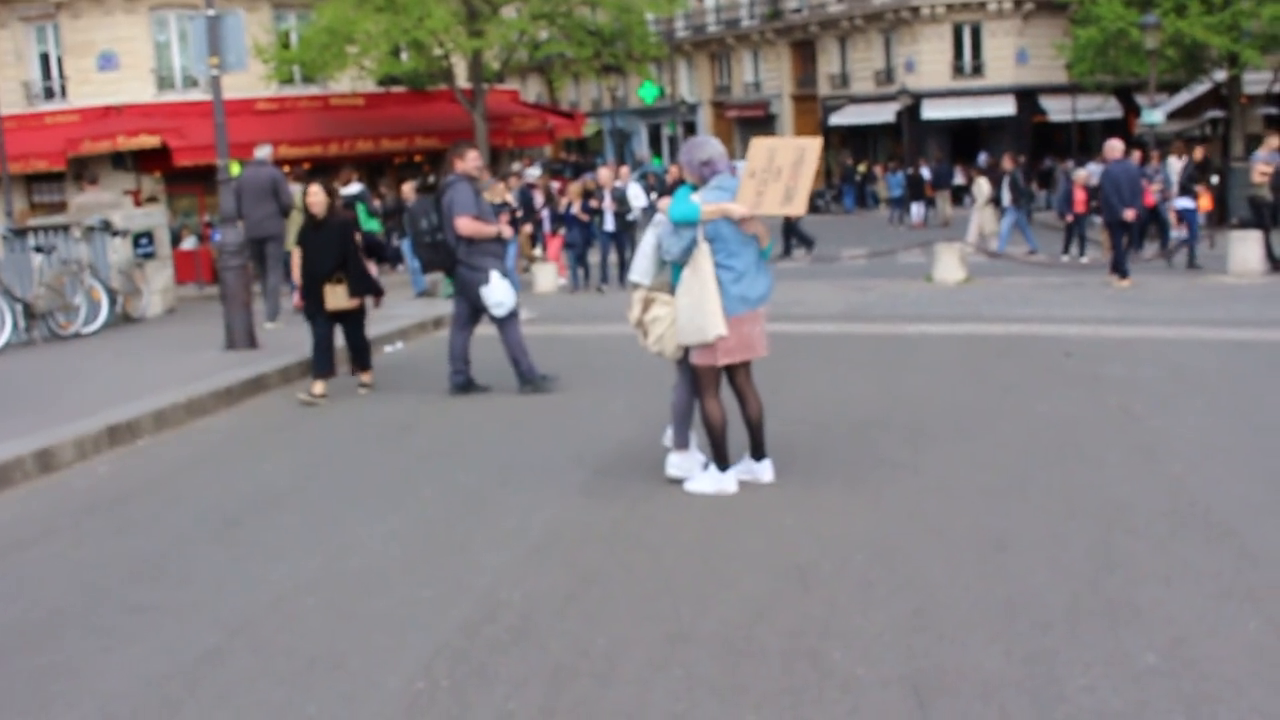
#> input picture frame 20 of openpose-master/examples/media/video.avi, 1280 x 720 px, given in place of scene2.avi, which was not available
$ python 7-3.py
#> lines starting #> are read from the running program, lines starting #| are printed output that depends on the picture; after the words box and inside, x2 and y2 are one past the last pixel; in counts of white or black regions, pixels touching at a corner belong together; pictures that were not available may be replaced by others from this repository, and a replacement may not be noted
import numpy as np
import cv2

cap = cv2.VideoCapture(cv2.samples.findFile("video/scene2.avi"))
ret, frame1 = cap.read()
#> frame1 is the input picture: shape (720, 1280, 3); mean B, G, R 126.8, 125.8, 132.5
prvs = cv2.cvtColor(frame1,cv2.COLOR_BGR2GRAY)
hsv = np.zeros_like(frame1)
hsv[...,1] = 255

while(1):
    ret, frame2 = cap.read()
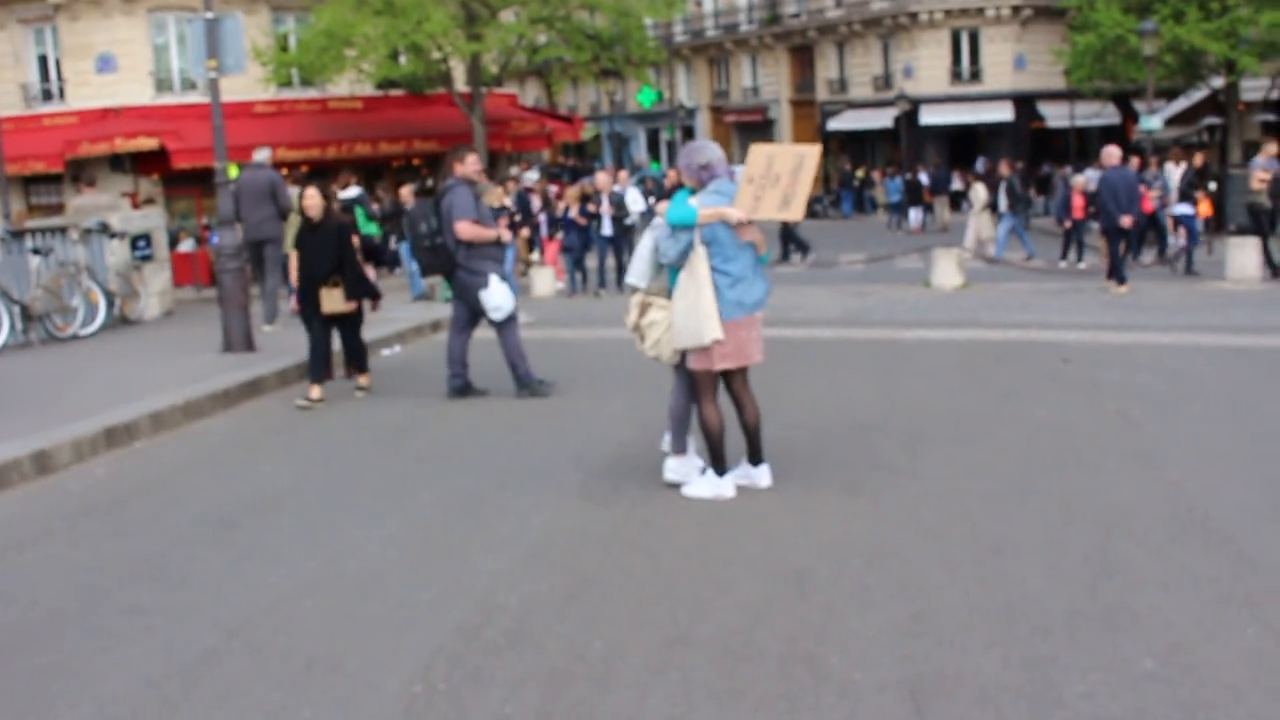
#> input picture frame 21 of openpose-master/examples/media/video.avi, 1280 x 720 px, given in place of scene2.avi, which was not available
#> frame2 is the input picture: shape (720, 1280, 3); mean B, G, R 126.1, 125.5, 132.1
    next = cv2.cvtColor(frame2,cv2.COLOR_BGR2GRAY)
    flow = cv2.calcOpticalFlowFarneback(prvs,next, None, 0.5, 3, 15, 3, 5, 1.2, 0)
    mag, ang = cv2.cartToPolar(flow[...,0], flow[...,1])

    img2 = frame2.copy()
    step = 20
    for r in range(0,img2.shape[0], step):
        for c in range(0,img2.shape[1], step):
            offset_x = np.cos(ang[r,c]) * mag[r,c] * 2
            offset_y = np.sin(ang[r,c]) * mag[r,c] * 2
            cv2.line(img2, (c,r), (c-int(offset_x), r-int(offset_y)), (0, 255, 255), 2)
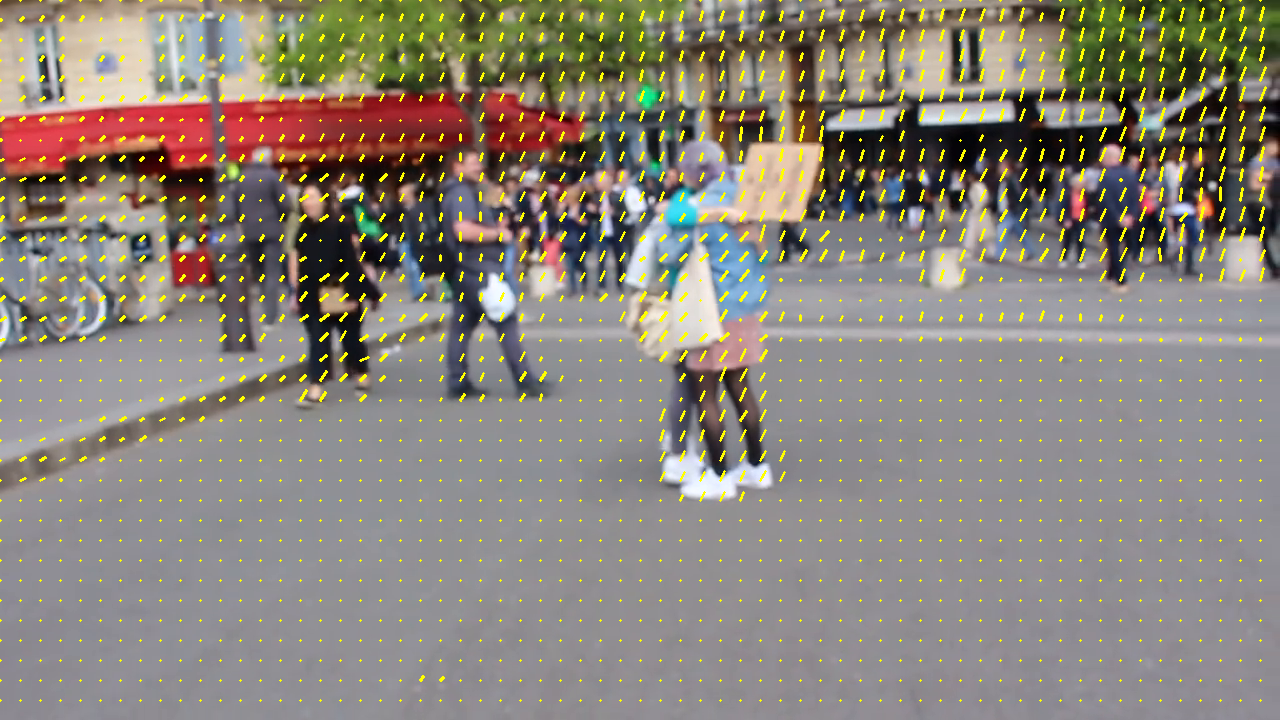
#> img2: shape (720, 1280, 3); 4.04% of pixels changed, all inside (x1, y1, x2, y2) = (0, 0, 1267, 702)

    hsv[...,0] = ang*180/np.pi/2
    hsv[...,2] = cv2.normalize(mag,None,0,255,cv2.NORM_MINMAX)
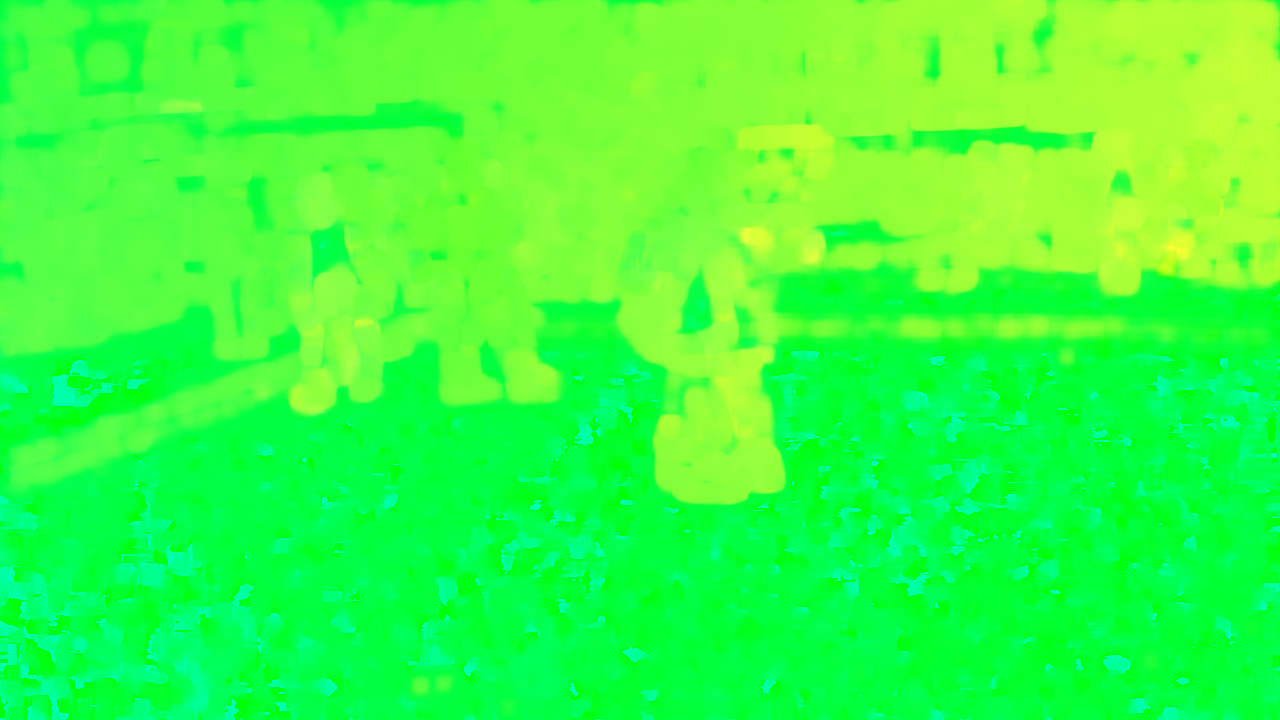
#> hsv: shape (720, 1280, 3); mean of channels 0, 1, 2 62.4, 255, 57.3; drawn as B, G, R
    bgr = cv2.cvtColor(hsv,cv2.COLOR_HSV2BGR)
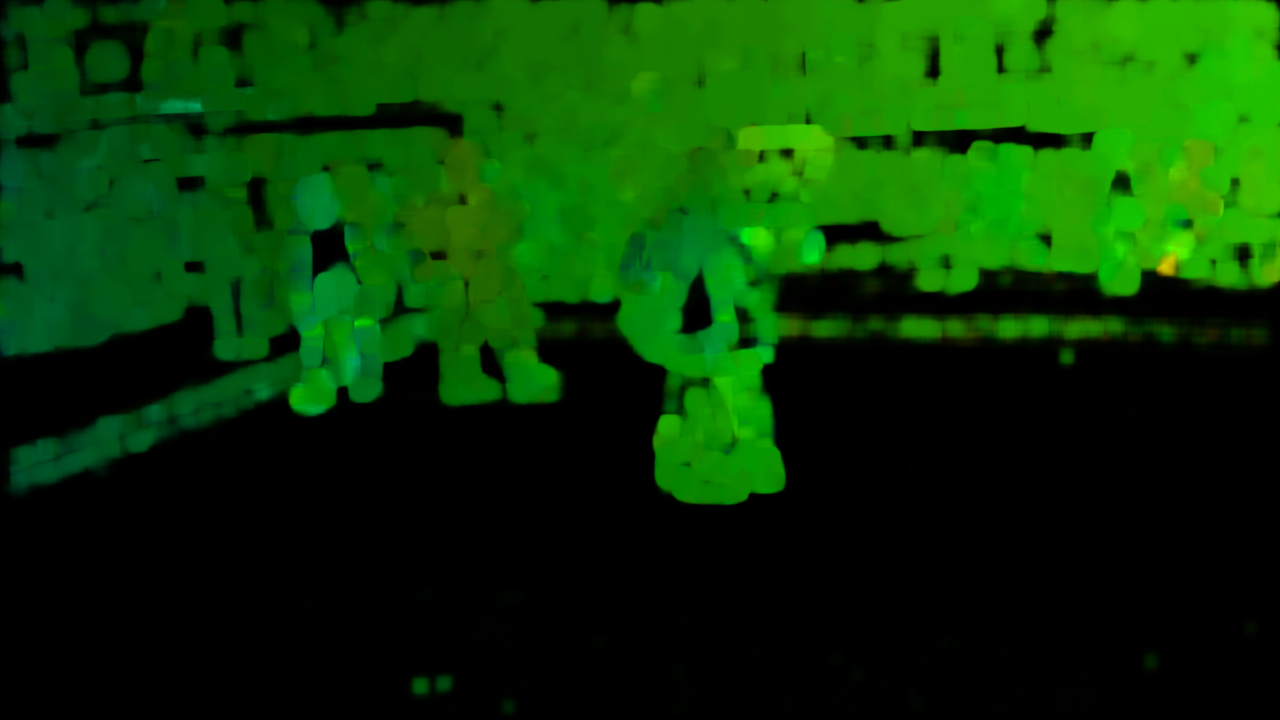
#> bgr: shape (720, 1280, 3); mean B, G, R 2.8, 57.3, 7.4

    cv2.imshow('optical_flow', np.concatenate((img2, bgr), axis=1))
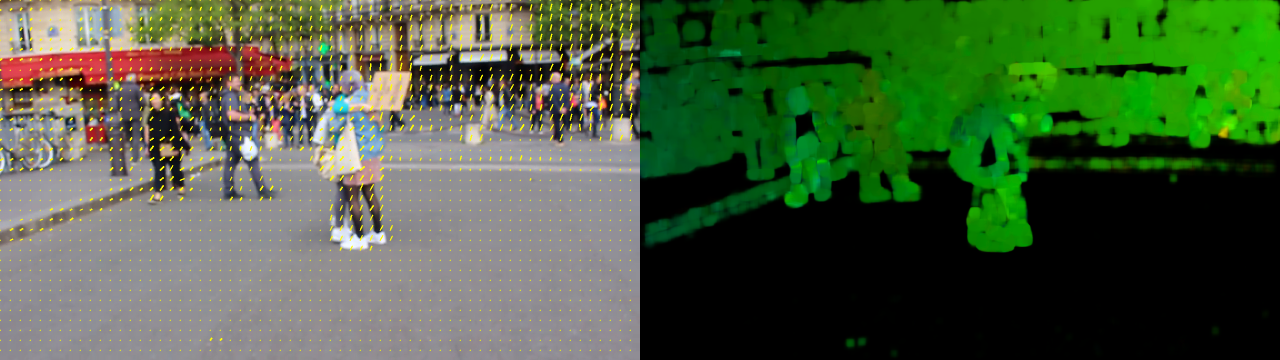
#> window 'optical_flow': shape (720, 2560, 3) (shown at 1/2 size); mean B, G, R 62.3, 94.3, 72.5

    if cv2.waitKey(30) == 27:
#> (key Esc is pressed here)
        break

    prvs = next

$ run again, starting later in the video
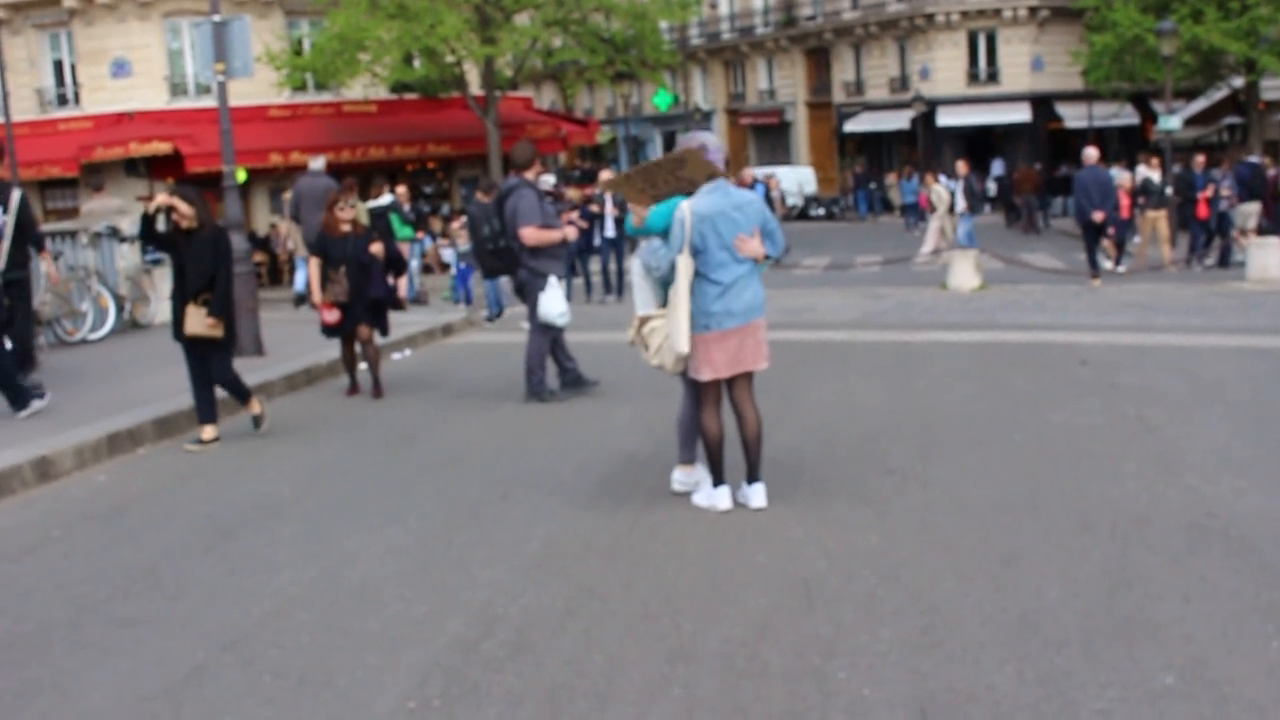
#> input picture frame 92 of openpose-master/examples/media/video.avi, 1280 x 720 px, given in place of scene2.avi, which was not available
#> frame1 is the input picture: shape (720, 1280, 3); mean B, G, R 118.3, 117.4, 123.5
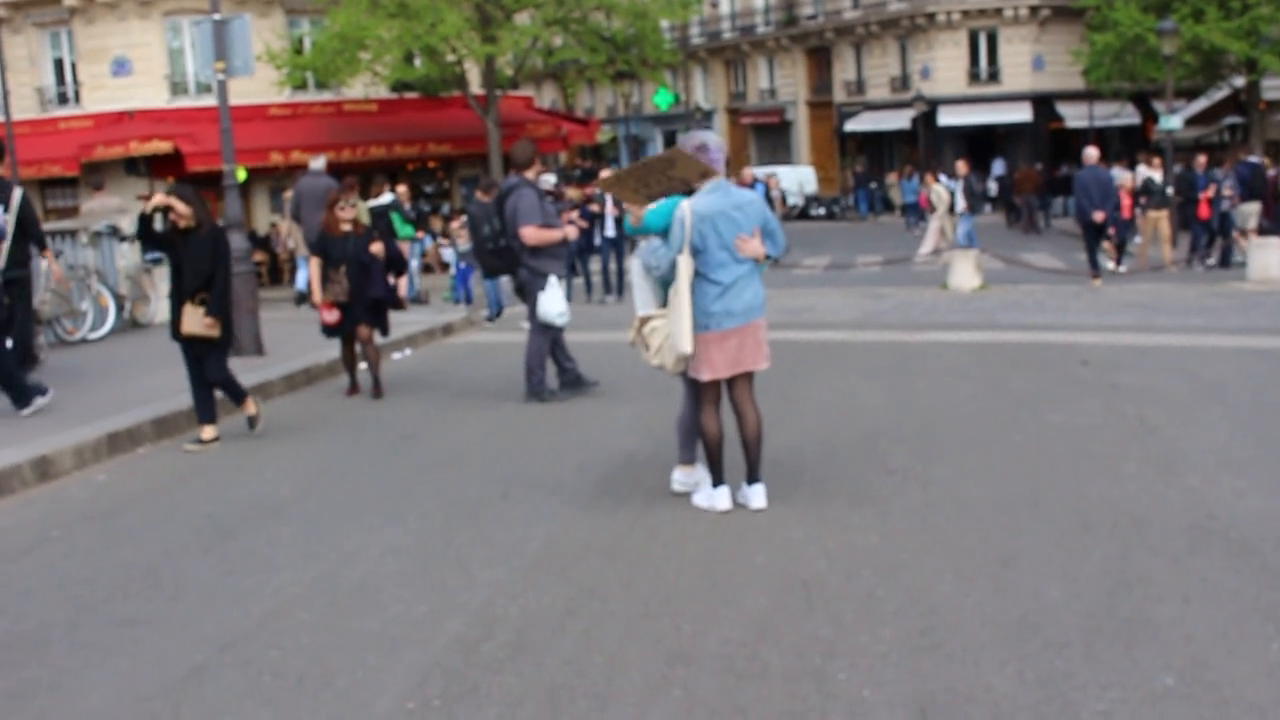
#> input picture frame 93 of openpose-master/examples/media/video.avi, 1280 x 720 px, given in place of scene2.avi, which was not available
#> frame2 is the input picture: shape (720, 1280, 3); mean B, G, R 118.2, 117.4, 123.3
#> `cv2.imshow('optical_flow', np.concatenate((img2, bgr), axis=1))`:
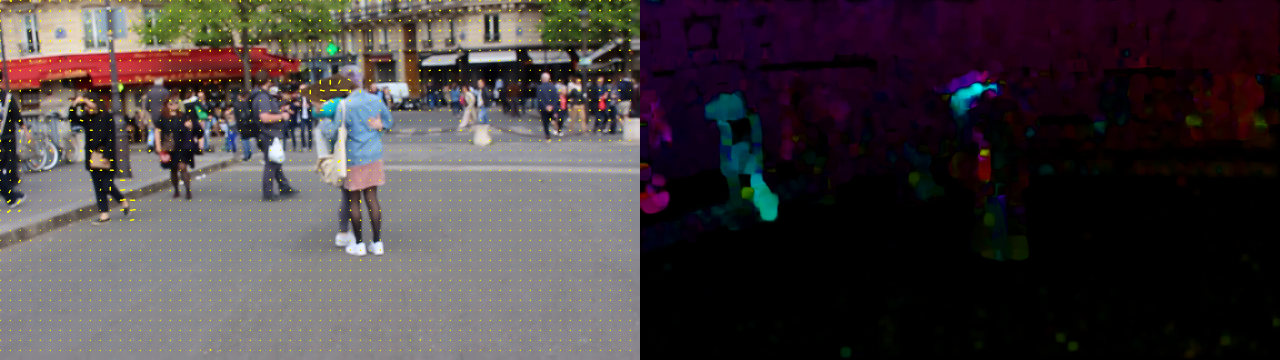
#> window 'optical_flow': shape (720, 2560, 3) (shown at 1/2 size); mean B, G, R 63.6, 61.3, 68.6

$ run again, starting later in the video
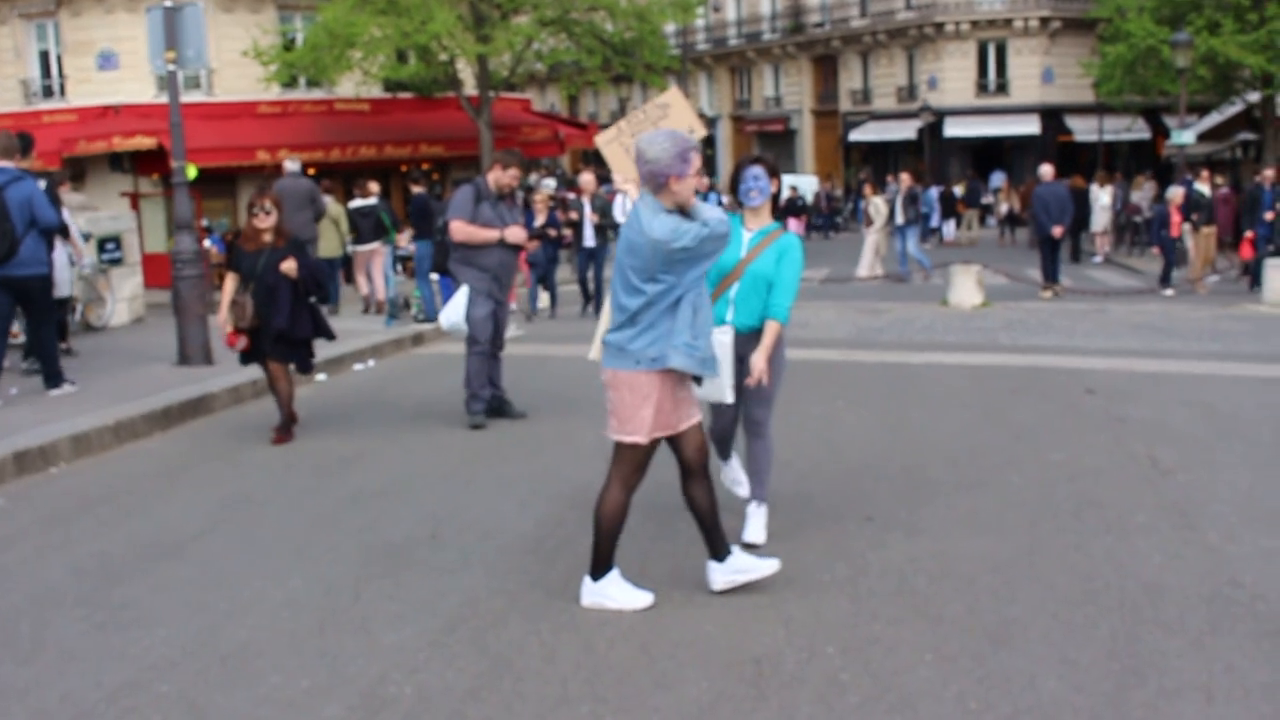
#> input picture frame 164 of openpose-master/examples/media/video.avi, 1280 x 720 px, given in place of scene2.avi, which was not available
#> frame1 is the input picture: shape (720, 1280, 3); mean B, G, R 118.9, 117.3, 122.5
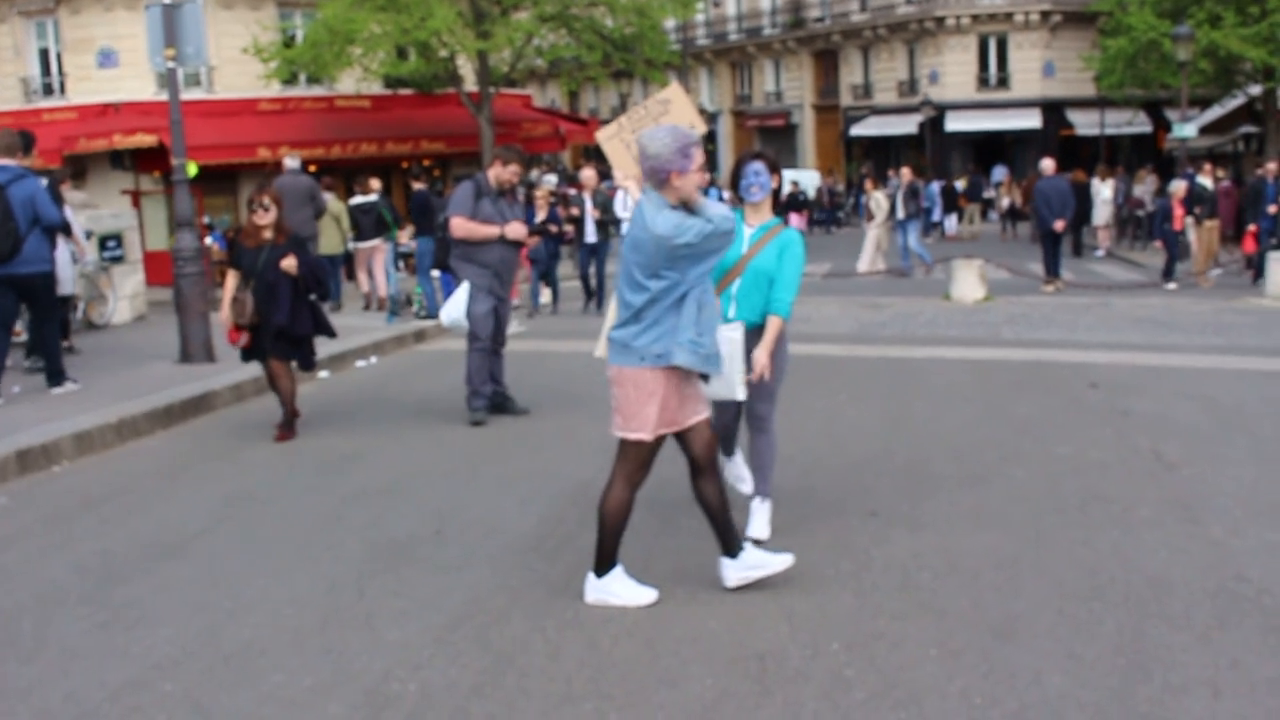
#> input picture frame 165 of openpose-master/examples/media/video.avi, 1280 x 720 px, given in place of scene2.avi, which was not available
#> frame2 is the input picture: shape (720, 1280, 3); mean B, G, R 119.4, 117.5, 122.9
#> `cv2.imshow('optical_flow', np.concatenate((img2, bgr), axis=1))`:
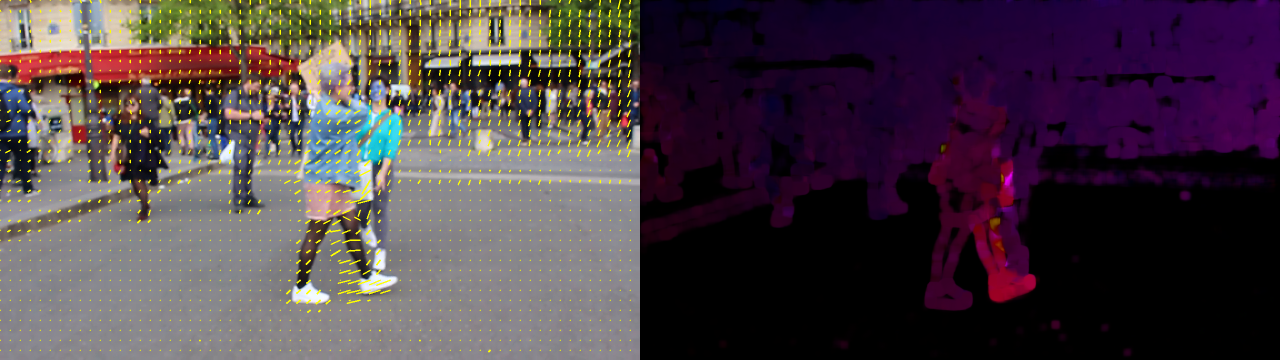
#> window 'optical_flow': shape (720, 2560, 3) (shown at 1/2 size); mean B, G, R 69.3, 62.1, 74.9
